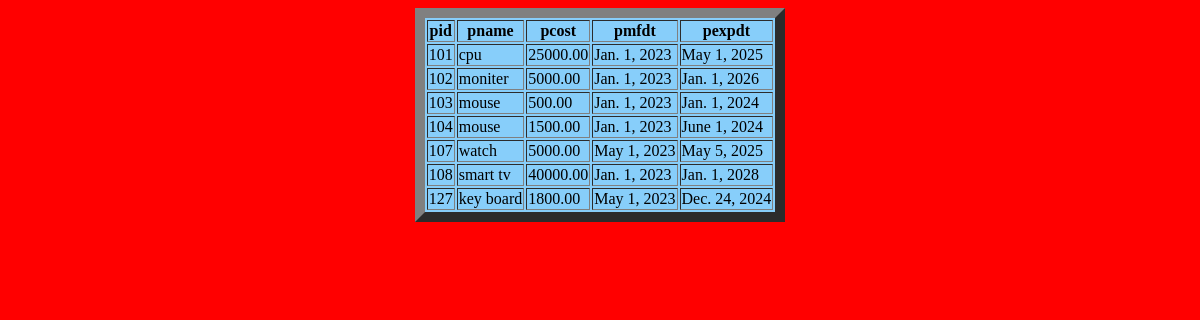
The app's page /rainbowapp/display, older data.
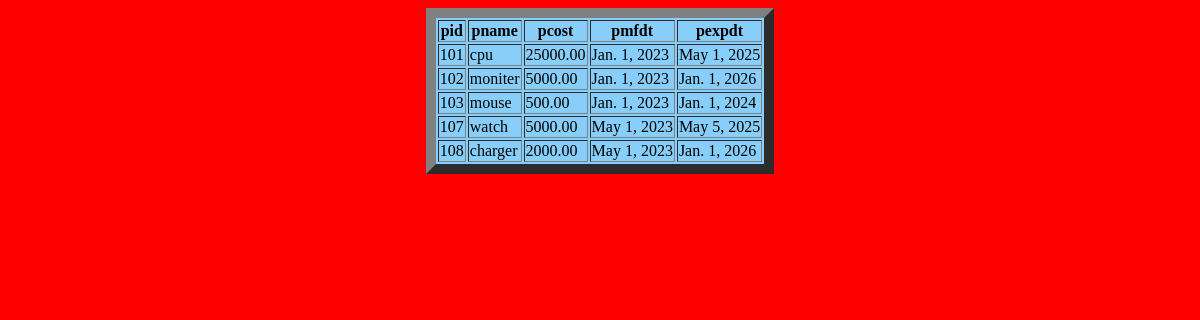
The same page, newer data.
### rainbowapp/models.py (models this page shows)
class Rainbow(models.Model):
    pid=models.IntegerField(primary_key=True)
    pname=models.CharField(max_length=20)
    pcost=models.DecimalField(max_digits=10,decimal_places=2)
    pmfdt=models.DateField()
    pexpdt=models.DateField()

### rainbowapp/views.py (the view)
# urls.py: path('rainbowapp/display',RainbowDispaly.as_view()),
class RainbowDispaly(View):
    def get(self,request):
        recs=Rainbow.objects.all()
        mydict={"records":recs}
        return render(request,'display.html',context=mydict)

### templates/display.html (shortened to what this page needs)
<!DOCTYPE html>
<html lang="en">
<head>
</head>
<body bgcolor="red">
<center>
<table bgcolor="lightskyblue" border="10">
    <tr><th>pid</th><th>pname</th><th>pcost</th><th>pmfdt</th><th>pexpdt</th></tr>
    {% for rec in records %}
        <tr>
        <td>{{ rec.pid }}</td>
        <td>{{ rec.pname }}</td>
        <td>{{ rec.pcost }}</td>
        <td>{{ rec.pmfdt }}</td>
        <td>{{ rec.pexpdt }}</td>
        </tr>
    {% endfor %}
</table>
</center>
</body>
</html>

Row changes from the older to the newer data that the page shows:
removed Rainbow: pid "104", pname "mouse", pcost "1500.00", pmfdt "Jan. 1, 2023", pexpdt "June 1, 2024"
removed Rainbow: pid "127", pname "key board", pcost "1800.00", pmfdt "May 1, 2023", pexpdt "Dec. 24, 2024"
changed Rainbow id 108: pname "smart tv" → "charger"; pcost "40000.00" → "2000.00"; pmfdt "Jan. 1, 2023" → "May 1, 2023"; pexpdt "Jan. 1, 2028" → "Jan. 1, 2026"
